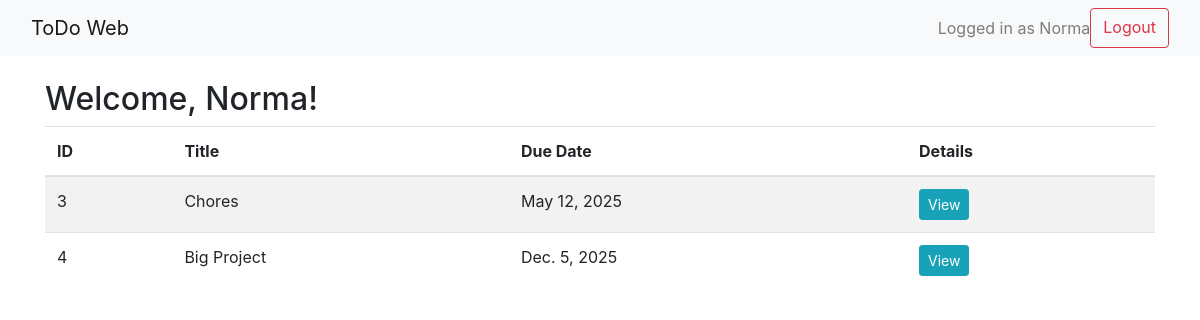
/ (signed in), run on the app's committed database.
### app/models.py (models this page shows)
class CustomUser(AbstractUser):
    ROLE_CHOICES = [('assigner', 'Assigner'), ('assignee', 'Assignee')]
    role = models.CharField(max_length=10, choices=ROLE_CHOICES)

class Task(models.Model):
    title = models.CharField(max_length=100)
    description = models.TextField(blank=True)
    due_date = models.DateField()
    alarm_days = models.IntegerField()
    status = models.CharField(max_length=20, default='Not started')
    assigned_to = models.ManyToManyField(settings.AUTH_USER_MODEL, related_name='assigned_tasks')
    assigner = models.ForeignKey(
        settings.AUTH_USER_MODEL,
        on_delete = models.SET_NULL,
        null=True,
        blank=True,
        related_name = 'tasks_created'
    )
    STATUS_CHOICES = [
    ('Not started', 'Not started'),
    ('In progress', 'In progress'),
    ('Completed', 'Completed'),
    ]
    status = models.CharField(max_length=20, choices=STATUS_CHOICES, default='Not started')

### app/views.py (the view)
# urls.py: path('', views.dashboard_view, name='dashboard'),
@login_required
def dashboard_view(request):
    if request.user.role == 'assignee':
        tasks = Task.objects.filter(assigned_to=request.user)
        for task in tasks:
            TaskStatus.objects.get_or_create(task=task, user=request.user)
    else:
        tasks = Task.objects.all()
    return render(request, 'dashboard.html', {'tasks': tasks})

### app/templates/dashboard.html (shortened to what this page needs)
{% extends "base.html" %}
{% load task_extras %}
{% block content %}
<h2>Welcome, {{ user.username }}!</h2>
<table class="table table-striped">
    <thead>
        <tr>
            <th>ID</th>
            <th>Title</th>
            <th>Due Date</th>
            <th>Details</th>
        </tr>
    </thead>
    <tbody>
        {% for task in tasks %}
        <tr>
            <td>{{ task.id }}</td>
            <td>{{ task.title }}</td>
            <td>{{ task.due_date }}</td>
            <td>
                <a href="{% url 'task_detail' task.id %}" class="btn btn-info btn-sm">View</a>
            </td>
        </tr>
        {% empty %}
        <tr><td colspan="8">No tasks available.</td></tr>
        {% endfor %}
    </tbody>
</table>
{% endblock %}

### app/templates/base.html (shortened to what this page needs)
<!DOCTYPE html>
<html lang="en">
<head>
    {% load static %}
    <link rel="stylesheet" href="https://stackpath.bootstrapcdn.com/bootstrap/4.5.2/css/bootstrap.min.css">
</head>
<body>
    <nav class="navbar navbar-expand-lg navbar-light bg-light mb-4">
        <div class="container-fluid">
            <a class="navbar-brand" href="{% url 'dashboard' %}">ToDo Web</a>
            {% if user.is_authenticated %}
            <div class="d-flex ms-auto">
                <span class="navbar-text me-3">
                    Logged in as {{ user.username }}
                </span>
                <a class="btn btn-outline-danger" href="{% url 'logout' %}">Logout</a>
            </div>
            {% endif %}
        </div>
    </nav>
    <div class="container">
        {% block content %}
        {% endblock %}
    </div>
</body>
</html>

### data on the page
CustomUser: username "Norma"
Task: id "3", title "Chores", due_date "May 12, 2025"
Task: id "4", title "Big Project", due_date "Dec. 5, 2025"
